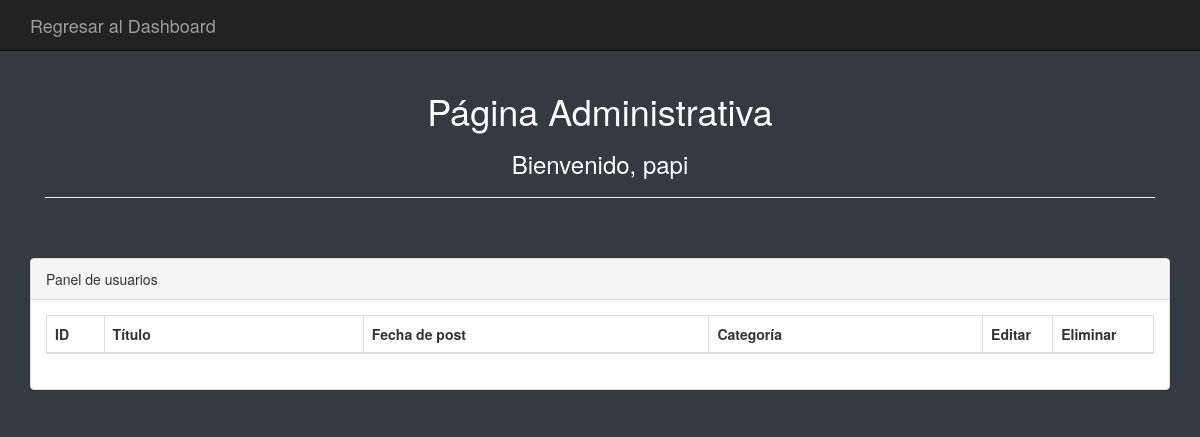
The app's page /admin/admin_portada.php (signed in), older data.
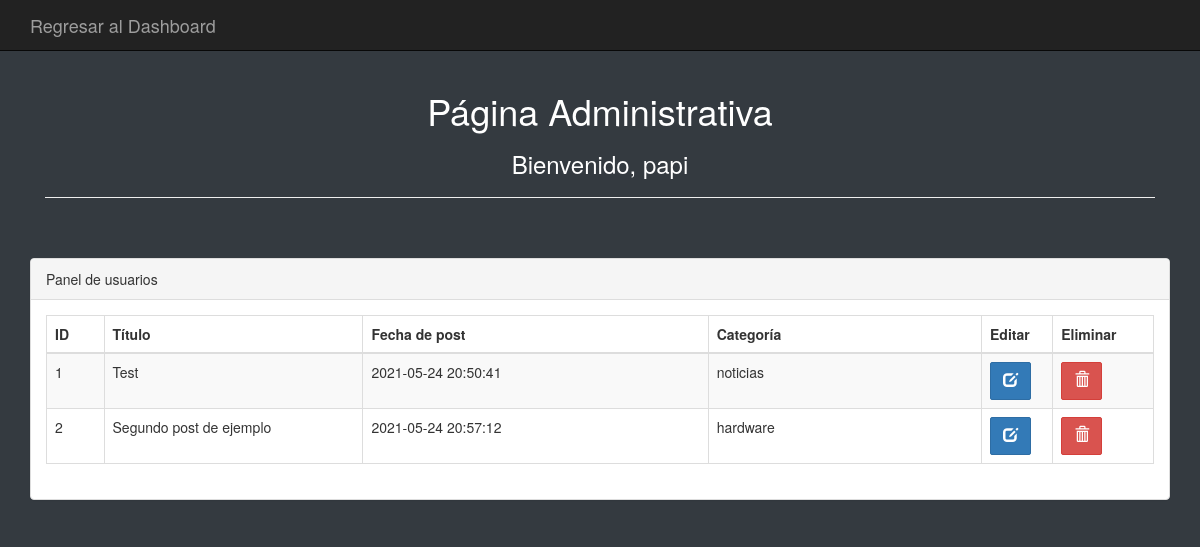
The same page, newer data.
### tables this page shows
CREATE TABLE `contenido` (
  `id` int(11) NOT NULL,
  `Titulo` varchar(25) NOT NULL,
  `Fecha` datetime NOT NULL,
  `Comentario` text NOT NULL,
  `Imagen` varchar(35) NOT NULL,
  `categoria` varchar(20) DEFAULT NULL
);

### admin/admin_portada.php (the view, shortened to what this page needs)
<!DOCTYPE html>
<html>
<head>
<link rel="stylesheet" href="../bootstrap/css/bootstrap.min.css">
</head>
	<body style="background-color: #343a40;">
<?php include("../header.php");?>
	<div class="wrapper">
	<div class="container">
		<div class="col-lg-12">
			<center>
				<h1>Página Administrativa</h1>
				<h3>
				<?php
				if(isset($_SESSION['admin_login']))
				{
				?>
					Bienvenido,
				<?php
						echo $_SESSION['admin_login'];
				}
				?>
				</h3>
			</center>
            <hr>
            <br>
            <br>
		</div>
		<br><br><br>
		<div class="row">
                <div class="col-lg-12">
                    <div class="panel panel-default">
                        <div class="panel-heading">
                            Panel de usuarios
                        </div>
                        <div class="panel-body">
                            <div class="table-responsive">
                                <table class="table table-striped table-bordered table-hover">
                                    <thead>
                                        <tr>
                                            <th width="4%">ID</th>
                                            <th width="18%">Título</th>
                                            <th width="24%">Fecha de post</th>
                                            <th width="19%">Categoría</th>
                                            <th width="4%">Editar</th>
                                            <th width="7%">Eliminar</th>
                                        </tr>
                                    </thead>
                                    <tbody>
									<?php
									require_once 'DBcontenidos_connect.php';
									$select_stmt=$db->prepare("SELECT id,Titulo,Fecha,categoria FROM contenido");
									$select_stmt->execute();
									while($row=$select_stmt->fetch(PDO::FETCH_ASSOC))
									{
									?>
                                        <tr>
                                            <td><?php echo $row["id"]; ?></td>
                                            <td><?php echo $row["Titulo"]; ?></td>
                                            <td><?php echo $row["Fecha"]; ?></td>
                                            <td><?php echo $row["categoria"]; ?></td>
											<td width="4%"><button class="btn btn-primary"><span class="glyphicon glyphicon-edit" aria-hidden="true"></span></button></td>
											<td width="7%"><button class="btn btn-danger"><span class="glyphicon glyphicon-trash" aria-hidden="true"></span></button></td>
                                        </tr>
									<?php
									}
									?>
                                    </tbody>
                                </table>
                            </div>
                        </div>
                    </div>
                </div>
	</div>
	</div>
	</body>
</html>

### header.php (shortened to what this page needs)
<nav class="navbar navbar-inverse navbar-static-top">
     <div class="container">
       <div class="navbar-header">
         <a class="navbar-brand" href="indexadmin.php">Regresar al Dashboard</a>
       </div>
     </div>
   </nav>

### admin/admin_portada.php (style rules this page uses)
.form-control, .btn { min-height: 38px; border-radius: 2px; }
.btn { font-size: 15px; font-weight: bold; }
h1, h2, h3, h4 { color: white; }

Row changes from the older to the newer data that the page shows:
added contenido: id "1", Titulo "Test", Fecha "2021-05-24 20:50:41", categoria "noticias"
added contenido: id "2", Titulo "Segundo post de ejemplo", Fecha "2021-05-24 20:57:12", categoria "hardware"
